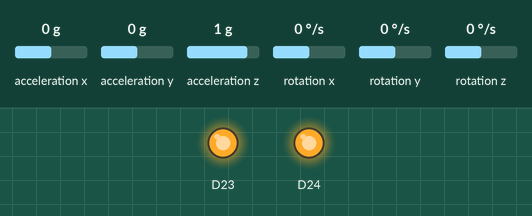
A sketch run on a simulated Arduino Nano 33 BLE. Parts: output pins drawn as LEDs (lit = HIGH). The test bench sets the inputs (shaded band); at power-on: acceleration x 0 g, acceleration y 0 g, acceleration z 1 g, rotation x 0 °/s, rotation y 0 °/s, rotation z 0 °/s. What the sketch prints to the serial monitor is not drawn. At 14.2 s the program stops and its outputs stay as they are.

Above: at 1.2 s.
1.3 s: acceleration x set to -0.3 g
2.8 s: acceleration x set to -0.6 g
At 4.3 s:
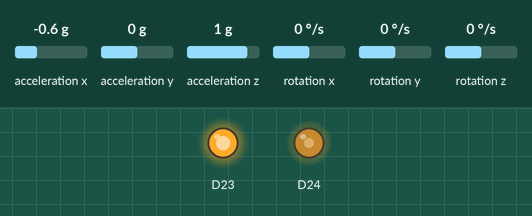
5.8 s: acceleration y set to -1.4 g
At 15.0 s:
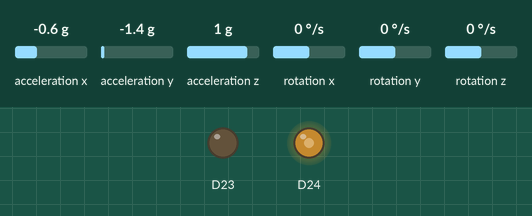
Timing chart, 0 to 15.7 s (numbered marks = the images above; inputs shaded):
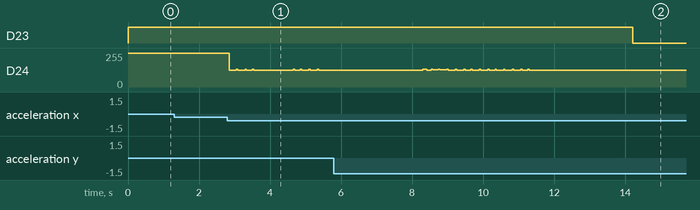

The sketch:

gesture_carture.ino
```cpp
#include <Arduino_LSM9DS1.h>

const float accelerationThreshold = 1.5; // threshold of significant in G's
const int numSamples = 80;
int contador=0;
bool bandera= true;
int muestras =50;
int samplesRead = numSamples;

void setup() {
  pinMode(LEDB,OUTPUT);
  pinMode(LEDG,OUTPUT);
  digitalWrite(LEDB,HIGH);
  digitalWrite(LEDG,HIGH);
  Serial.begin(9600);
  while (!Serial);

  if (!IMU.begin()) {
    Serial.println("Failed to initialize IMU!");
    while (1);
  }

  // print the header
  Serial.println("aX,aY,aZ,gX,gY,gZ");
}

void loop() {
  float aX, aY, aZ, gX, gY, gZ;

  // wait for significant motion
  while (samplesRead == numSamples) {
    if (IMU.accelerationAvailable()) {
      // read the acceleration data
      IMU.readAcceleration(aX, aY, aZ);

      // sum up the absolutes
      float aSum = fabs(aX) + fabs(aY) + fabs(aZ);

      // check if it's above the threshold
      if (aSum >= accelerationThreshold) {
        // reset the sample read count
        samplesRead = 0;
        break;
      }
    }
  }

  // check if the all the required samples have been read since
  // the last time the significant motion was detected
  while (samplesRead < numSamples) {
    // check if both new acceleration and gyroscope data is
    // available
    if (IMU.accelerationAvailable() && IMU.gyroscopeAvailable()) {
      // read the acceleration and gyroscope data
      IMU.readAcceleration(aX, aY, aZ);
      IMU.readGyroscope(gX, gY, gZ);

      samplesRead++;

      // print the data in CSV format
      Serial.print(aX, 3);
      Serial.print(',');
      Serial.print(aY, 3);
      Serial.print(',');
      Serial.print(aZ, 3);
      Serial.print(',');
      Serial.print(gX, 3);
      Serial.print(',');
      Serial.print(gY, 3);
      Serial.print(',');
      Serial.print(gZ, 3);
      Serial.println();
      if(bandera== true){
      digitalWrite(LEDB,LOW);
      }
      else{
        digitalWrite(LEDB,HIGH);
        }
      bandera = !bandera;
      if (samplesRead == numSamples) {
        // add an empty line if it's the last sample
        Serial.println();
       contador++;
        digitalWrite(LEDB,HIGH);
        if(contador== muestras){
          digitalWrite(LEDB,HIGH);
          digitalWrite(LEDG,LOW);
          while(1){}
          }
      }
    }
  }

}
```

Measured:
- the behaviour switches between -0.4 and -0.5 g on acceleration x (found by bisection; images 0 and 1)
